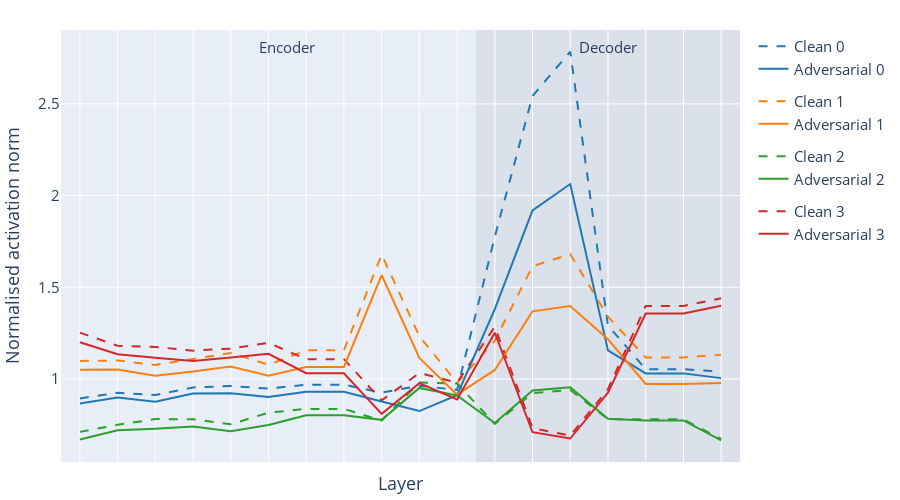
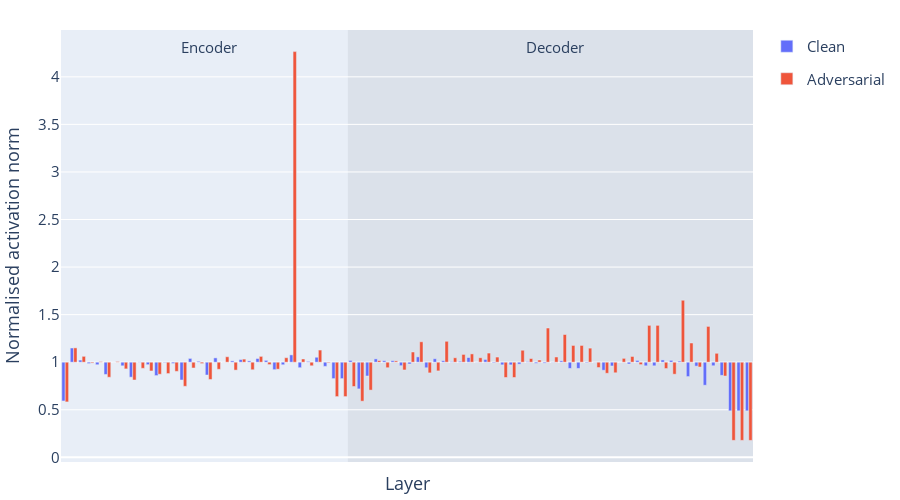

The notebook cell these images were saved under, in order:
### Markdown cell above
### Norms inside the network

### Code cell
from lib.utils import annotate_modules, get_activations
from itertools import islice
import plotly

for task in [
    tasks[0],
    tasks[-1],
]:
    attacks = get_transform_attacks(task, n=12)

    clean_norms = torch.stack([
        get_activations(task, attack.start, "norm")
        for attack in attacks
    ])
    adversarial_norms = torch.stack([
        get_activations(task, attack.adversarial_image, "norm")
        for attack in attacks
    ])

    # distances = torch.tensor([
    #     [torch.dist(a1, a2)
    #     for a1, a2 in zip(
    #         get_activations(task, attack.start, "cache").values(),
    #         get_activations(task, attack.adversarial_image, "cache").values(),
    #     )]
    #     for attack in attacks
    # ], device="cuda")

    names = get_activations(task, attacks[0].start, "name")

    # Compute the mean norm of the activations of 100
    n_images = 100
    mean_norms = 0
    for image, _ in islice(task.iter(batch_size=1), n_images):
        mean_norms += get_activations(task, image, "norm")
    mean_norms /= n_images

    print(mean_norms.shape)
    print(clean_norms.shape)

    adv = adversarial_norms / mean_norms
    clean = clean_norms / mean_norms

    print(adv.shape)

    fig = go.Figure()
    for name, norms in zip(["Clean", "Adversarial"], [clean, adv]):
            # y = norms[4]
            # y = distances[0] / mean_norms
        if task.name == "MNIST":
            for i, y in enumerate(norms[:4]):
                fig.add_trace(go.Scatter(
                    x=names,
                    y=y.cpu(),
                    name=name + f" {i}",
                    mode='lines',
                    line=dict(
                        color=plotly.colors.DEFAULT_PLOTLY_COLORS[i],
                        dash="solid" if name != "Clean" else "dash",
                    ),
                    legendgroup=i
                ))
        else:
            fig.add_trace(go.Bar(
                x=names,
                y=norms[0].cpu() - 1,
                base=1,
                name=name,
                legendgroup=name,
            ))


    annotate_modules(fig, names, has_classifier=False)

    fig.update_xaxes(showticklabels=False, title_text="Layer")
    fig.update_yaxes(title_text="Normalised activation norm")
    fig.update_layout(
        font=dict(size=15),
        width=900,
        height=500,
        font_size=15,
        margin=dict(l=10, r=10, b=10, t=30),
        # showlegend=False,
        coloraxis_showscale=False,
    )
    fig.show()
    save(fig, f"ae_activation_norm_{task.name}")

### Figure 1 — Plotly figure (JSON) as saved in the notebook; plotly's stock layout.template omitted (floating-point values rounded to 4 significant figures)
{"data": [{"legendgroup": "0", "line": {"color": "rgb(31, 119, 180)", "dash": "dash"}, "mode": "lines", "name": "Clean 0", "type": "scatter", "x": ["0 Scale", "1.encoder.0 Conv2d", "1.encoder.1 MaxPool2d", "1.encoder.2 ReLU", "1.encoder.3 Conv2d", "1.encoder.4 MaxPool2d", "1.encoder.5 ReLU", "1.encoder.6 Flatten", "1.encoder.7 Linear", "1.encoder.8 ReLU", "1.encoder.9 Linear", "1.decoder.0 Linear", "1.decoder.1 ReLU", "1.decoder.2 Linear", "1.decoder.3 ReLU", "1.decoder.4 Linear", "1 MnistVAE", "2 Scale"], "y": [0.8942, 0.9247, 0.9133, 0.9541, 0.9618, 0.9472, 0.9692, 0.9692, 0.9255, 0.9635, 0.9406, 1.776, 2.543, 2.785, 1.292, 1.053, 1.053, 1.041]}, {"legendgroup": "1", "line": {"color": "rgb(255, 127, 14)", "dash": "dash"}, "mode": "lines", "name": "Clean 1", "type": "scatter", "x": ["0 Scale", "1.encoder.0 Conv2d", "1.encoder.1 MaxPool2d", "1.encoder.2 ReLU", "1.encoder.3 Conv2d", "1.encoder.4 MaxPool2d", "1.encoder.5 ReLU", "1.encoder.6 Flatten", "1.encoder.7 Linear", "1.encoder.8 ReLU", "1.encoder.9 Linear", "1.decoder.0 Linear", "1.decoder.1 ReLU", "1.decoder.2 Linear", "1.decoder.3 ReLU", "1.decoder.4 Linear", "1 MnistVAE", "2 Scale"], "y": [1.099, 1.101, 1.077, 1.11, 1.141, 1.078, 1.156, 1.156, 1.679, 1.233, 0.9788, 1.209, 1.615, 1.68, 1.34, 1.118, 1.118, 1.132]}, {"legendgroup": "2", "line": {"color": "rgb(44, 160, 44)", "dash": "dash"}, "mode": "lines", "name": "Clean 2", "type": "scatter", "x": ["0 Scale", "1.encoder.0 Conv2d", "1.encoder.1 MaxPool2d", "1.encoder.2 ReLU", "1.encoder.3 Conv2d", "1.encoder.4 MaxPool2d", "1.encoder.5 ReLU", "1.encoder.6 Flatten", "1.encoder.7 Linear", "1.encoder.8 ReLU", "1.encoder.9 Linear", "1.decoder.0 Linear", "1.decoder.1 ReLU", "1.decoder.2 Linear", "1.decoder.3 ReLU", "1.decoder.4 Linear", "1 MnistVAE", "2 Scale"], "y": [0.7116, 0.75, 0.7813, 0.7807, 0.753, 0.8163, 0.8371, 0.8371, 0.7736, 0.9802, 0.9758, 0.7549, 0.9232, 0.9401, 0.7806, 0.7799, 0.7799, 0.6729]}, {"legendgroup": "3", "line": {"color": "rgb(214, 39, 40)", "dash": "dash"}, "mode": "lines", "name": "Clean 3", "type": "scatter", "x": ["0 Scale", "1.encoder.0 Conv2d", "1.encoder.1 MaxPool2d", "1.encoder.2 ReLU", "1.encoder.3 Conv2d", "1.encoder.4 MaxPool2d", "1.encoder.5 ReLU", "1.encoder.6 Flatten", "1.encoder.7 Linear", "1.encoder.8 ReLU", "1.encoder.9 Linear", "1.decoder.0 Linear", "1.decoder.1 ReLU", "1.decoder.2 Linear", "1.decoder.3 ReLU", "1.decoder.4 Linear", "1 MnistVAE", "2 Scale"], "y": [1.253, 1.181, 1.175, 1.155, 1.166, 1.197, 1.108, 1.108, 0.8834, 1.032, 0.9807, 1.285, 0.7327, 0.6909, 0.9442, 1.398, 1.398, 1.44]}, {"legendgroup": "0", "line": {"color": "rgb(31, 119, 180)", "dash": "solid"}, "mode": "lines", "name": "Adversarial 0", "type": "scatter", "x": ["0 Scale", "1.encoder.0 Conv2d", "1.encoder.1 MaxPool2d", "1.encoder.2 ReLU", "1.encoder.3 Conv2d", "1.encoder.4 MaxPool2d", "1.encoder.5 ReLU", "1.encoder.6 Flatten", "1.encoder.7 Linear", "1.encoder.8 ReLU", "1.encoder.9 Linear", "1.decoder.0 Linear", "1.decoder.1 ReLU", "1.decoder.2 Linear", "1.decoder.3 ReLU", "1.decoder.4 Linear", "1 MnistVAE", "2 Scale"], "y": [0.8661, 0.8989, 0.8755, 0.9207, 0.9222, 0.9016, 0.9305, 0.9305, 0.8778, 0.8252, 0.9116, 1.381, 1.919, 2.063, 1.156, 1.031, 1.031, 1.005]}, {"legendgroup": "1", "line": {"color": "rgb(255, 127, 14)", "dash": "solid"}, "mode": "lines", "name": "Adversarial 1", "type": "scatter", "x": ["0 Scale", "1.encoder.0 Conv2d", "1.encoder.1 MaxPool2d", "1.encoder.2 ReLU", "1.encoder.3 Conv2d", "1.encoder.4 MaxPool2d", "1.encoder.5 ReLU", "1.encoder.6 Flatten", "1.encoder.7 Linear", "1.encoder.8 ReLU", "1.encoder.9 Linear", "1.decoder.0 Linear", "1.decoder.1 ReLU", "1.decoder.2 Linear", "1.decoder.3 ReLU", "1.decoder.4 Linear", "1 MnistVAE", "2 Scale"], "y": [1.051, 1.051, 1.018, 1.041, 1.068, 1.019, 1.066, 1.066, 1.567, 1.115, 0.9144, 1.049, 1.369, 1.398, 1.217, 0.973, 0.973, 0.9783]}, {"legendgroup": "2", "line": {"color": "rgb(44, 160, 44)", "dash": "solid"}, "mode": "lines", "name": "Adversarial 2", "type": "scatter", "x": ["0 Scale", "1.encoder.0 Conv2d", "1.encoder.1 MaxPool2d", "1.encoder.2 ReLU", "1.encoder.3 Conv2d", "1.encoder.4 MaxPool2d", "1.encoder.5 ReLU", "1.encoder.6 Flatten", "1.encoder.7 Linear", "1.encoder.8 ReLU", "1.encoder.9 Linear", "1.decoder.0 Linear", "1.decoder.1 ReLU", "1.decoder.2 Linear", "1.decoder.3 ReLU", "1.decoder.4 Linear", "1 MnistVAE", "2 Scale"], "y": [0.6701, 0.7201, 0.7285, 0.7415, 0.7155, 0.7492, 0.8021, 0.8021, 0.7773, 0.9512, 0.91, 0.7604, 0.9369, 0.9543, 0.7827, 0.7738, 0.7738, 0.6652]}, {"legendgroup": "3", "line": {"color": "rgb(214, 39, 40)", "dash": "solid"}, "mode": "lines", "name": "Adversarial 3", "type": "scatter", "x": ["0 Scale", "1.encoder.0 Conv2d", "1.encoder.1 MaxPool2d", "1.encoder.2 ReLU", "1.encoder.3 Conv2d", "1.encoder.4 MaxPool2d", "1.encoder.5 ReLU", "1.encoder.6 Flatten", "1.encoder.7 Linear", "1.encoder.8 ReLU", "1.encoder.9 Linear", "1.decoder.0 Linear", "1.decoder.1 ReLU", "1.decoder.2 Linear", "1.decoder.3 ReLU", "1.decoder.4 Linear", "1 MnistVAE", "2 Scale"], "y": [1.2, 1.135, 1.116, 1.099, 1.117, 1.138, 1.031, 1.031, 0.8102, 0.9775, 0.8889, 1.252, 0.7098, 0.6753, 0.9256, 1.357, 1.357, 1.399]}], "layout": {"annotations": [{"font": {"size": 15}, "showarrow": false, "text": "Encoder", "x": 5.5, "y": 1, "yref": "paper", "yshift": -5}, {"font": {"size": 15}, "showarrow": false, "text": "Decoder", "x": 14, "y": 1, "yref": "paper", "yshift": -5}], "coloraxis": {"showscale": false}, "font": {"size": 15}, "height": 500, "margin": {"b": 10, "l": 10, "r": 10, "t": 30}, "shapes": [{"fillcolor": "white", "layer": "below", "line": {"width": 0}, "opacity": 0.1, "type": "rect", "x0": -0.5, "x1": 10.5, "xref": "x", "y0": 0, "y1": 1, "yref": "paper"}, {"fillcolor": "grey", "layer": "below", "line": {"width": 0}, "opacity": 0.1, "type": "rect", "x0": 10.5, "x1": 17.5, "xref": "x", "y0": 0, "y1": 1, "yref": "paper"}], "width": 900, "xaxis": {"showticklabels": false, "title": {"text": "Layer"}}, "yaxis": {"title": {"text": "Normalised activation norm"}}}}

### Figure 2 — Plotly figure (JSON) as saved in the notebook; plotly's stock layout.template omitted (floating-point values rounded to 4 significant figures)
{"data": [{"base": 1, "legendgroup": "Clean", "name": "Clean", "type": "bar", "x": ["encoder.conv_in Conv2d", "encoder.down_blocks.0.resnets.0.conv1 LoRACompatibleConv", "encoder.down_blocks.0.resnets.0.conv2 LoRACompatibleConv", "encoder.down_blocks.0.resnets.1.conv1 LoRACompatibleConv", "encoder.down_blocks.0.resnets.1.conv2 LoRACompatibleConv", "encoder.down_blocks.0.downsamplers.0.conv LoRACompatibleConv", "encoder.down_blocks.1.resnets.0.conv1 LoRACompatibleConv", "encoder.down_blocks.1.resnets.0.conv2 LoRACompatibleConv", "encoder.down_blocks.1.resnets.0.conv_shortcut LoRACompatibleConv", "encoder.down_blocks.1.resnets.1.conv1 LoRACompatibleConv", "encoder.down_blocks.1.resnets.1.conv2 LoRACompatibleConv", "encoder.down_blocks.1.downsamplers.0.conv LoRACompatibleConv", "encoder.down_blocks.2.resnets.0.conv1 LoRACompatibleConv", "encoder.down_blocks.2.resnets.0.conv2 LoRACompatibleConv", "encoder.down_blocks.2.resnets.0.conv_shortcut LoRACompatibleConv", "encoder.down_blocks.2.resnets.1.conv1 LoRACompatibleConv", "encoder.down_blocks.2.resnets.1.conv2 LoRACompatibleConv", "encoder.down_blocks.2.downsamplers.0.conv LoRACompatibleConv", "encoder.down_blocks.3.resnets.0.conv1 LoRACompatibleConv", "encoder.down_blocks.3.resnets.0.conv2 LoRACompatibleConv", "encoder.down_blocks.3.resnets.1.conv1 LoRACompatibleConv", "encoder.down_blocks.3.resnets.1.conv2 LoRACompatibleConv", "encoder.mid_block.resnets.0.conv1 LoRACompatibleConv", "encoder.mid_block.resnets.0.conv2 LoRACompatibleConv", "encoder.mid_block.attentions.0.to_q LoRACompatibleLinear", "encoder.mid_block.attentions.0.to_k LoRACompatibleLinear", "encoder.mid_block.attentions.0.to_v LoRACompatibleLinear", "encoder.mid_block.attentions.0.to_out.0 LoRACompatibleLinear", "encoder.mid_block.attentions.0 Attention", "encoder.mid_block.resnets.1.conv1 LoRACompatibleConv", "encoder.mid_block.resnets.1.conv2 LoRACompatibleConv", "encoder.conv_act SiLU", "encoder.conv_out Conv2d", "encoder Encoder", "quant_conv Conv2d", "post_quant_conv Conv2d", "decoder.conv_in Conv2d", "decoder.mid_block.resnets.0.conv1 LoRACompatibleConv", "decoder.mid_block.resnets.0.conv2 LoRACompatibleConv", "decoder.mid_block.attentions.0.to_q LoRACompatibleLinear", "decoder.mid_block.attentions.0.to_k LoRACompatibleLinear", "decoder.mid_block.attentions.0.to_v LoRACompatibleLinear", "decoder.mid_block.attentions.0.to_out.0 LoRACompatibleLinear", "decoder.mid_block.attentions.0 Attention", "decoder.mid_block.resnets.1.conv1 LoRACompatibleConv", "decoder.mid_block.resnets.1.conv2 LoRACompatibleConv", "decoder.up_blocks.0.resnets.0.conv1 LoRACompatibleConv", "decoder.up_blocks.0.resnets.0.conv2 LoRACompatibleConv", "decoder.up_blocks.0.resnets.1.conv1 LoRACompatibleConv", "decoder.up_blocks.0.resnets.1.conv2 LoRACompatibleConv", "decoder.up_blocks.0.resnets.2.conv1 LoRACompatibleConv", "decoder.up_blocks.0.resnets.2.conv2 LoRACompatibleConv", "decoder.up_blocks.0.upsamplers.0.conv LoRACompatibleConv", "decoder.up_blocks.0.upsamplers.0 Upsample2D", "decoder.up_blocks.1.resnets.0.conv1 LoRACompatibleConv", "decoder.up_blocks.1.resnets.0.conv2 LoRACompatibleConv", "decoder.up_blocks.1.resnets.1.conv1 LoRACompatibleConv", "decoder.up_blocks.1.resnets.1.conv2 LoRACompatibleConv", "decoder.up_blocks.1.resnets.2.conv1 LoRACompatibleConv", "decoder.up_blocks.1.resnets.2.conv2 LoRACompatibleConv", "decoder.up_blocks.1.upsamplers.0.conv LoRACompatibleConv", "decoder.up_blocks.1.upsamplers.0 Upsample2D", "decoder.up_blocks.2.resnets.0.conv1 LoRACompatibleConv", "decoder.up_blocks.2.resnets.0.conv2 LoRACompatibleConv", "decoder.up_blocks.2.resnets.0.conv_shortcut LoRACompatibleConv", "decoder.up_blocks.2.resnets.1.conv1 LoRACompatibleConv", "decoder.up_blocks.2.resnets.1.conv2 LoRACompatibleConv", "decoder.up_blocks.2.resnets.2.conv1 LoRACompatibleConv", "decoder.up_blocks.2.resnets.2.conv2 LoRACompatibleConv", "decoder.up_blocks.2.upsamplers.0.conv LoRACompatibleConv", "decoder.up_blocks.2.upsamplers.0 Upsample2D", "decoder.up_blocks.3.resnets.0.conv1 LoRACompatibleConv", "decoder.up_blocks.3.resnets.0.conv2 LoRACompatibleConv", "decoder.up_blocks.3.resnets.0.conv_shortcut LoRACompatibleConv", "decoder.up_blocks.3.resnets.1.conv1 LoRACompatibleConv", "decoder.up_blocks.3.resnets.1.conv2 LoRACompatibleConv", "decoder.up_blocks.3.resnets.2.conv1 LoRACompatibleConv", "decoder.up_blocks.3.resnets.2.conv2 LoRACompatibleConv", "decoder.conv_act SiLU", "decoder.conv_out Conv2d", "decoder Decoder", " ImageNetVae"], "y": [-0.4076, 0.1491, 0.0223, -0.01418, -0.02656, -0.1288, 0.0001588, -0.03794, -0.1574, 0.003056, -0.02584, -0.1406, -0.004768, -0.01333, -0.187, 0.03954, 0.009523, -0.1348, 0.04524, -0.0006048, 0.01374, 0.02726, 0.01375, 0.03852, 0.01905, -0.07827, -0.02699, 0.07678, -0.05753, 0.008304, 0.052, -0.0437, -0.1725, -0.1725, 0.01911, -0.2809, -0.1453, 0.03516, 0.01629, 0.01659, -0.03685, -0.01907, 0.05657, -0.05862, 0.03686, 0.01605, 0.005931, 0.009566, 0.0495, 0.001929, 0.02943, -0.007191, -0.0281, -0.0281, -0.02077, 0.006547, -0.01218, -0.009927, -0.003181, 0.01459, -0.06577, -0.06577, -0.007015, -0.002946, -0.08487, -0.03968, -0.0006107, -0.01885, 0.01902, -0.03818, -0.03818, 0.02402, 0.0196, 0.01169, -0.1515, -0.04169, -0.2424, -0.03753, -0.1386, -0.5115, -0.5115, -0.5115]}, {"base": 1, "legendgroup": "Adversarial", "name": "Adversarial", "type": "bar", "x": ["encoder.conv_in Conv2d", "encoder.down_blocks.0.resnets.0.conv1 LoRACompatibleConv", "encoder.down_blocks.0.resnets.0.conv2 LoRACompatibleConv", "encoder.down_blocks.0.resnets.1.conv1 LoRACompatibleConv", "encoder.down_blocks.0.resnets.1.conv2 LoRACompatibleConv", "encoder.down_blocks.0.downsamplers.0.conv LoRACompatibleConv", "encoder.down_blocks.1.resnets.0.conv1 LoRACompatibleConv", "encoder.down_blocks.1.resnets.0.conv2 LoRACompatibleConv", "encoder.down_blocks.1.resnets.0.conv_shortcut LoRACompatibleConv", "encoder.down_blocks.1.resnets.1.conv1 LoRACompatibleConv", "encoder.down_blocks.1.resnets.1.conv2 LoRACompatibleConv", "encoder.down_blocks.1.downsamplers.0.conv LoRACompatibleConv", "encoder.down_blocks.2.resnets.0.conv1 LoRACompatibleConv", "encoder.down_blocks.2.resnets.0.conv2 LoRACompatibleConv", "encoder.down_blocks.2.resnets.0.conv_shortcut LoRACompatibleConv", "encoder.down_blocks.2.resnets.1.conv1 LoRACompatibleConv", "encoder.down_blocks.2.resnets.1.conv2 LoRACompatibleConv", "encoder.down_blocks.2.downsamplers.0.conv LoRACompatibleConv", "encoder.down_blocks.3.resnets.0.conv1 LoRACompatibleConv", "encoder.down_blocks.3.resnets.0.conv2 LoRACompatibleConv", "encoder.down_blocks.3.resnets.1.conv1 LoRACompatibleConv", "encoder.down_blocks.3.resnets.1.conv2 LoRACompatibleConv", "encoder.mid_block.resnets.0.conv1 LoRACompatibleConv", "encoder.mid_block.resnets.0.conv2 LoRACompatibleConv", "encoder.mid_block.attentions.0.to_q LoRACompatibleLinear", "encoder.mid_block.attentions.0.to_k LoRACompatibleLinear", "encoder.mid_block.attentions.0.to_v LoRACompatibleLinear", "encoder.mid_block.attentions.0.to_out.0 LoRACompatibleLinear", "encoder.mid_block.attentions.0 Attention", "encoder.mid_block.resnets.1.conv1 LoRACompatibleConv", "encoder.mid_block.resnets.1.conv2 LoRACompatibleConv", "encoder.conv_act SiLU", "encoder.conv_out Conv2d", "encoder Encoder", "quant_conv Conv2d", "post_quant_conv Conv2d", "decoder.conv_in Conv2d", "decoder.mid_block.resnets.0.conv1 LoRACompatibleConv", "decoder.mid_block.resnets.0.conv2 LoRACompatibleConv", "decoder.mid_block.attentions.0.to_q LoRACompatibleLinear", "decoder.mid_block.attentions.0.to_k LoRACompatibleLinear", "decoder.mid_block.attentions.0.to_v LoRACompatibleLinear", "decoder.mid_block.attentions.0.to_out.0 LoRACompatibleLinear", "decoder.mid_block.attentions.0 Attention", "decoder.mid_block.resnets.1.conv1 LoRACompatibleConv", "decoder.mid_block.resnets.1.conv2 LoRACompatibleConv", "decoder.up_blocks.0.resnets.0.conv1 LoRACompatibleConv", "decoder.up_blocks.0.resnets.0.conv2 LoRACompatibleConv", "decoder.up_blocks.0.resnets.1.conv1 LoRACompatibleConv", "decoder.up_blocks.0.resnets.1.conv2 LoRACompatibleConv", "decoder.up_blocks.0.resnets.2.conv1 LoRACompatibleConv", "decoder.up_blocks.0.resnets.2.conv2 LoRACompatibleConv", "decoder.up_blocks.0.upsamplers.0.conv LoRACompatibleConv", "decoder.up_blocks.0.upsamplers.0 Upsample2D", "decoder.up_blocks.1.resnets.0.conv1 LoRACompatibleConv", "decoder.up_blocks.1.resnets.0.conv2 LoRACompatibleConv", "decoder.up_blocks.1.resnets.1.conv1 LoRACompatibleConv", "decoder.up_blocks.1.resnets.1.conv2 LoRACompatibleConv", "decoder.up_blocks.1.resnets.2.conv1 LoRACompatibleConv", "decoder.up_blocks.1.resnets.2.conv2 LoRACompatibleConv", "decoder.up_blocks.1.upsamplers.0.conv LoRACompatibleConv", "decoder.up_blocks.1.upsamplers.0 Upsample2D", "decoder.up_blocks.2.resnets.0.conv1 LoRACompatibleConv", "decoder.up_blocks.2.resnets.0.conv2 LoRACompatibleConv", "decoder.up_blocks.2.resnets.0.conv_shortcut LoRACompatibleConv", "decoder.up_blocks.2.resnets.1.conv1 LoRACompatibleConv", "decoder.up_blocks.2.resnets.1.conv2 LoRACompatibleConv", "decoder.up_blocks.2.resnets.2.conv1 LoRACompatibleConv", "decoder.up_blocks.2.resnets.2.conv2 LoRACompatibleConv", "decoder.up_blocks.2.upsamplers.0.conv LoRACompatibleConv", "decoder.up_blocks.2.upsamplers.0 Upsample2D", "decoder.up_blocks.3.resnets.0.conv1 LoRACompatibleConv", "decoder.up_blocks.3.resnets.0.conv2 LoRACompatibleConv", "decoder.up_blocks.3.resnets.0.conv_shortcut LoRACompatibleConv", "decoder.up_blocks.3.resnets.1.conv1 LoRACompatibleConv", "decoder.up_blocks.3.resnets.1.conv2 LoRACompatibleConv", "decoder.up_blocks.3.resnets.2.conv1 LoRACompatibleConv", "decoder.up_blocks.3.resnets.2.conv2 LoRACompatibleConv", "decoder.conv_act SiLU", "decoder.conv_out Conv2d", "decoder Decoder", " ImageNetVae"], "y": [-0.4175, 0.1505, 0.0616, -0.009103, 0.006263, -0.1579, 0.007385, -0.07031, -0.1875, -0.06421, -0.09208, -0.1264, -0.1193, -0.09621, -0.2533, -0.06075, -0.01434, -0.1815, -0.07456, 0.05707, -0.08316, 0.03245, -0.07948, 0.06103, -0.02498, -0.07345, 0.0472, 3.265, 0.03369, -0.03767, 0.1277, -0.007071, -0.3614, -0.3614, -0.2558, -0.41, -0.2936, 0.01778, -0.05825, 0.01413, -0.0817, 0.1076, 0.215, -0.1125, -0.09147, 0.22, 0.047, 0.08211, 0.08757, 0.04712, 0.09605, 0.05415, -0.1611, -0.1611, 0.1258, 0.03893, 0.02305, 0.3593, 0.05517, 0.2914, 0.1765, 0.1765, 0.148, -0.05633, -0.1167, -0.1115, 0.0407, 0.06063, -0.02558, 0.3876, 0.3876, -0.06699, -0.1266, 0.6515, 0.2021, -0.05101, 0.3765, 0.09372, -0.1456, -0.8221, -0.8221, -0.8221]}], "layout": {"annotations": [{"font": {"size": 15}, "showarrow": false, "text": "Encoder", "x": 17, "y": 1, "yref": "paper", "yshift": -5}, {"font": {"size": 15}, "showarrow": false, "text": "Decoder", "x": 58, "y": 1, "yref": "paper", "yshift": -5}], "coloraxis": {"showscale": false}, "font": {"size": 15}, "height": 500, "margin": {"b": 10, "l": 10, "r": 10, "t": 30}, "shapes": [{"fillcolor": "white", "layer": "below", "line": {"width": 0}, "opacity": 0.1, "type": "rect", "x0": -0.5, "x1": 33.5, "xref": "x", "y0": 0, "y1": 1, "yref": "paper"}, {"fillcolor": "grey", "layer": "below", "line": {"width": 0}, "opacity": 0.1, "type": "rect", "x0": 33.5, "x1": 81.5, "xref": "x", "y0": 0, "y1": 1, "yref": "paper"}], "width": 900, "xaxis": {"showticklabels": false, "title": {"text": "Layer"}}, "yaxis": {"title": {"text": "Normalised activation norm"}}}}
